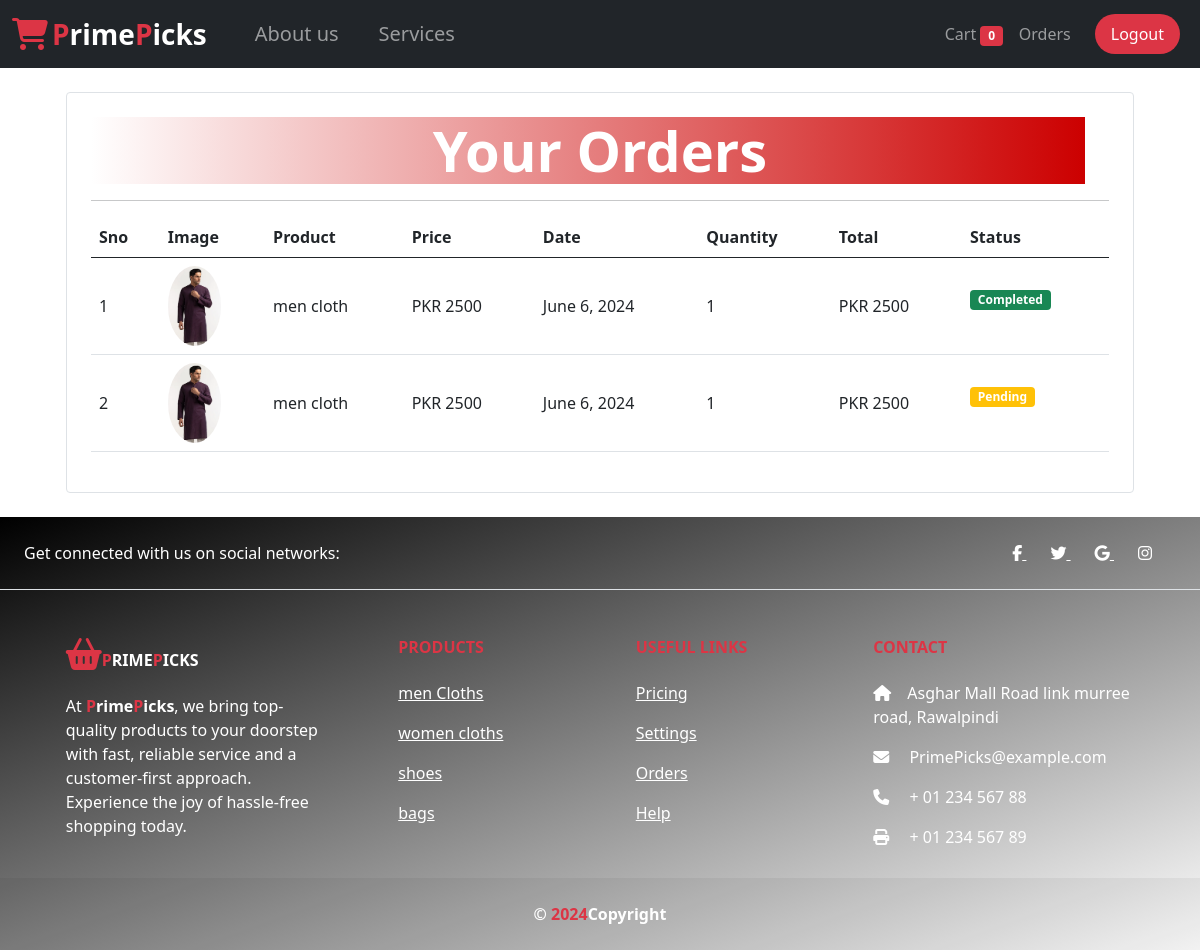
Screenshot of /orders/ (signed in) with the database file from the repository.
### app1/models/orders.py (models this page shows, shortened)
class Order(models.Model):
    product=models.ForeignKey(Product,on_delete=models.CASCADE)
    customer=models.ForeignKey(Customer,on_delete=models.CASCADE)
    quantity=models.IntegerField(default=1)
    price=models.IntegerField()
    address=models.CharField(max_length=100,default='',blank=True)
    phone=models.CharField(max_length=15,default='',blank=True)
    date=models.DateField(default=datetime.datetime.today)
    status=models.BooleanField(default=False)
    @staticmethod
    def get_orders_by_customer(customer_id):
        return Order.objects.filter(customer=customer_id).order_by('-date')

### app1/models/product.py (models this page shows, shortened)
class Product(models.Model):
    name=models.CharField(max_length=50)
    price=models.IntegerField(default=0)
    category=models.ForeignKey(Category,on_delete=models.CASCADE,default=1)
    description=models.CharField(max_length=200,default='',null=True,blank=True)
    image=models.ImageField(upload_to='images/products/')

### app1/middlewares/auth.py (the view)
    def middleware(request):
        returnUrl=request.META['PATH_INFO']
        if not request.session.get('customer'):
            return redirect(f'login?return_url={returnUrl}')
        response=get_response(request)
        return response

### app1/templatetags/cart.py (called while the page is built)
@register.filter(name='multiply')
def multiply(number,number1):
    return number*number1

### app1/views/orderView.py (called while the page is built)
    def get(self,request):
        customer=request.session.get('customer')
        orders=Order.get_orders_by_customer(customer)
        return render(request,'order.html',{'orders':orders})

### app1/templates/order.html
{% extends "base.html" %} {% block content %} {% load cart %}
<div class="container">
  <div class="border rounded p-4 m-4">
    <p
      class="display-4 ps-4 me-4 text-center fw-bolder text-white"
      style="background: linear-gradient(to right, #ffffff 0%, #cc0000 100%)"
    >
      Your Orders
    </p>
    <hr />
    <table class="table align-middle">
      <thead>
        <tr>
          <th>Sno</th>
          <th>Image</th>
          <th>Product</th>
          <th>Price</th>
          <th>Date</th>
          <th>Quantity</th>
          <th>Total</th>
          <th>Status</th>
        </tr>
      </thead>
      <tbody>
        {% for order in orders %}
        <tr>
          <td>{{forloop.counter}}</td>
          <td>
            <img
              src="{{order.product.image.url}}"
              alt=""
              class="rounded-circle"
              style="height: 80px"
            />
          </td>
          <td>{{order.product.name}}</td>
          <td>PKR {{order.price}}</td>
          <td>{{order.date}}</td>
          <td>{{order.quantity}}</td>
          <td>PKR {{order.quantity|multiply:order.price}}</td>
          {% if order.status %}
          <td><p class="badge bg-success">Completed</p></td>
          {% else %}
          <td><p class="badge bg-warning">Pending</p></td>
          {% endif %}
        </tr>
        {% endfor %}
      </tbody>
    </table>
  </div>
</div>
{% endblock %}

### app1/templates/base.html (shortened to what this page needs)
<!DOCTYPE html>
<html lang="en">
  <head>
    <link
      href="https://cdn.jsdelivr.net/npm/bootstrap@5.0.2/dist/css/bootstrap.min.css"
      rel="stylesheet"
    />
    <link
      rel="stylesheet"
      href="https://cdnjs.cloudflare.com/ajax/libs/font-awesome/6.5.2/css/all.min.css"
    />
  </head>
  <body>
    <nav class="navbar navbar-expand-lg navbar-dark bg-dark sticky-top">
      <div class="container-fluid">
        <i class="fa-solid fa-cart-shopping text-danger fs-2"></i>
        <a class="navbar-brand ms-1 fs-3 fw-bold" href="/"
          ><span class="fw-bold fs-3"
            ><span class="text-danger">P</span>rime<span class="text-danger"
              >P</span
            >icks</span
          ></a
        >
        <div class="collapse navbar-collapse" id="navbarSupportedContent">
          <ul class="navbar-nav me-auto mb-2 mb-lg-0 fs-5">
            <li class="nav-item">
              <a class="nav-link ms-4" aria-current="page" href="/about"
                >About us</a
              >
            </li>
            <li class="nav-item">
              <a class="nav-link ms-4" aria-current="page" href="/services"
                >Services</a
              >
            </li>
          </ul>
          <ul class="navbar-nav me-2">
            <li class="nav-item">
              <a class="nav-link" aria-current="page" href="/cart"
                >Cart
                <span class="badge bg-danger"
                  >{{request.session.cart.keys|length}}</span
                >
              </a>
            </li>
            {% if request.session.customer %}
            <li class="nav-item">
              <a class="nav-link" aria-current="page" href="/orders">Orders </a>
            </li>
            <li class="nav-item">
              <a
                class="nav-link bg-danger px-3 rounded-pill ms-3 py-2 fw-bg-bold text-white"
                aria-current="page"
                href="/logout"
                >Logout
              </a>
            </li>
            {% endif %}
          </ul>
        </div>
      </div>
    </nav>
    {% block content %} {% endblock %}
    <div class="base-footer">
      <footer
        class="text-center text-lg-start bg-body-tertiary text-white"
        style="
          background: linear-gradient(
            to bottom right,
            #000000 0%,
            #ffffff 100%
          );
        "
      >
        <section
          class="d-flex justify-content-center justify-content-lg-between p-4 border-bottom"
        >
          <div class="me-5 d-none d-lg-block">
            <span>Get connected with us on social networks:</span>
          </div>
          <div>
            <a href="" class="me-4 text-reset">
              <i class="fab fa-facebook-f"></i>
            </a>
            <a href="" class="me-4 text-reset">
              <i class="fab fa-twitter"></i>
            </a>
            <a href="" class="me-4 text-reset">
              <i class="fab fa-google"></i>
            </a>
            <a href="" class="me-4 text-reset">
              <i class="fab fa-instagram"></i>
            </a>
          </div>
        </section>
        <section class="">
          <div class="container text-center text-md-start mt-5">
            <div class="row mt-3">
              <div class="col-md-3 col-lg-4 col-xl-3 mx-auto mb-4">
                <h6 class="text-uppercase fw-bold mb-4">
                  <i class="fa-solid fa-basket-shopping text-danger fs-2"></i
                  ><span class="fw-bold"
                    ><span class="text-danger">P</span>rime<span
                      class="text-danger"
                      >P</span
                    >icks</span
                  >
                </h6>
                <p>
                  At
                  <span class="fw-bold"
                    ><span class="text-danger">P</span>rime<span
                      class="text-danger"
                      >P</span
                    >icks</span
                  >, we bring top-quality products to your doorstep with fast,
                  reliable service and a customer-first approach. Experience the
                  joy of hassle-free shopping today.
                </p>
              </div>
              <div class="col-md-2 col-lg-2 col-xl-2 mx-auto mb-4">
                <h6 class="text-uppercase fw-bold mb-4 text-danger">
                  Products
                </h6>
                <p>
                  <a href="#!" class="text-reset">men Cloths</a>
                </p>
                <p>
                  <a href="#!" class="text-reset">women cloths</a>
                </p>
                <p>
                  <a href="#!" class="text-reset">shoes</a>
                </p>
                <p>
                  <a href="#!" class="text-reset">bags</a>
                </p>
              </div>
              <div class="col-md-3 col-lg-2 col-xl-2 mx-auto mb-4">
                <h6 class="text-uppercase fw-bold mb-4 text-danger">
                </h6>
                <p>
                  <a href="#" class="text-reset">Pricing</a>
                </p>
                <p>
                  <a href="#" class="text-reset">Settings</a>
                </p>
                <p>
                  <a href="#" class="text-reset">Orders</a>
                </p>
                <p>
                  <a href="#" class="text-reset">Help</a>
                </p>
              </div>
              <div class="col-md-4 col-lg-3 col-xl-3 mx-auto mb-md-0 mb-4">
                <h6 class="text-uppercase fw-bold mb-4 text-danger">Contact</h6>
                <p>
                  <i class="fas fa-home me-3"></i>Asghar Mall Road link murree
                  road, Rawalpindi
                </p>
                <p>
                  <i class="fas fa-envelope me-3"></i> PrimePicks@example.com
                </p>
                <p><i class="fas fa-phone me-3"></i> + 01 234 567 88</p>
                <p><i class="fas fa-print me-3"></i> + 01 234 567 89</p>
              </div>
            </div>
          </div>
        </section>
        <div
          class="text-center p-4 fw-bold"
          style="background-color: rgba(0, 0, 0, 0.05)"
        >
          <span class="text-white fw-bolder">©</span>
          <span class="text-danger">2024</span
          ><span class="text-white">Copyright</span>
        </div>
      </footer>
    </div>
  </body>
</html>

### rows the page displays
Order: product.image (picture), product.name "men cloth", price "2500", date "June 6, 2024", quantity "1", quantity|multiply "2500", status "Completed"
Order: product.image (picture), product.name "men cloth", price "2500", date "June 6, 2024", quantity "1", quantity|multiply "2500", status "Pending"

### other values shown
{{ request.session.cart.keys|length }} "0"
